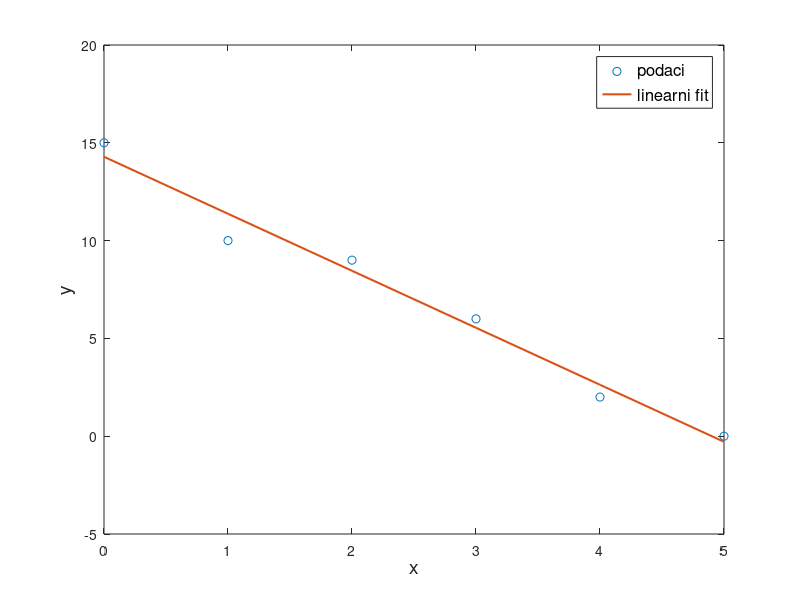

Write MATLAB code to recreate this figure.
x = [0,1,2,3,4,5];
y = [15,10,9,6,2,0];
n = 1; %polinom prvog reda
p = polyfit(x,y,n);
a = p(1)
b = p(2)
ymodel = a*x + b;
plot(x,y, 'o', x, ymodel, 'linewidth', 1.5);
xlabel('x', 'FontSize', 14);
ylabel('y', 'FontSize', 14);
legend('podaci','linearni fit','FontSize',12);
